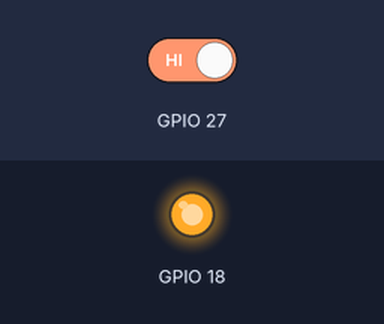
This program was run on a simulated Raspberry Pi (BCM pin numbers). Parts: output pins drawn as LEDs (lit = HIGH). Inputs (shaded band) come from the test bench; at power-on: GPIO 27 HIGH.

Above: at 1.2 s.
1.3 s: GPIO 27 driven LOW
At 2.3 s:
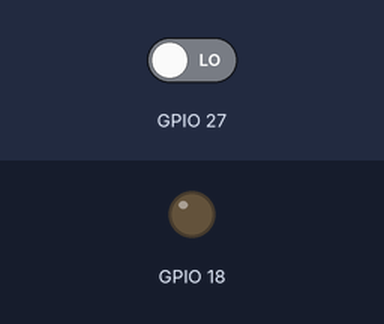
Timing chart, 0 to 4.8 s (numbered marks = the images above; inputs shaded):
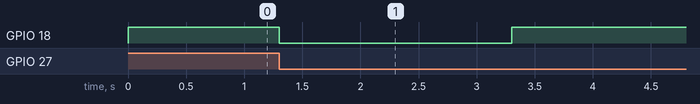

Measured:
- after the input at 1.3 s, GPIO 18: HIGH → LOW at once, → HIGH 2.0 s later

The program:

digitalIO.py
```python
import RPi.GPIO as GPIO
import time

GPIO.setmode(GPIO.BCM)			#BCM > (standart GPIO6)
					#BOARD > (standart PIN31)
GPIO.setup(18,GPIO.OUT)
GPIO.output(18,GPIO.HIGH)
GPIO.setup(27,GPIO.IN)

try:
	while True:
		time.sleep(0.01)	#membuat utilitas CPU lebih turun
		if GPIO.input(27) == GPIO.LOW:
			GPIO.output(18,GPIO.LOW)
			time.sleep(2)
			GPIO.output(18,GPIO.HIGH)
			while GPIO.input(27) == GPIO.LOW:
				time.sleep(0.01)
except KeyboardInterrupt:
	GPIO.cleanup()			#mereset GPIO menjadi floating point
	print "Selesai"
```
